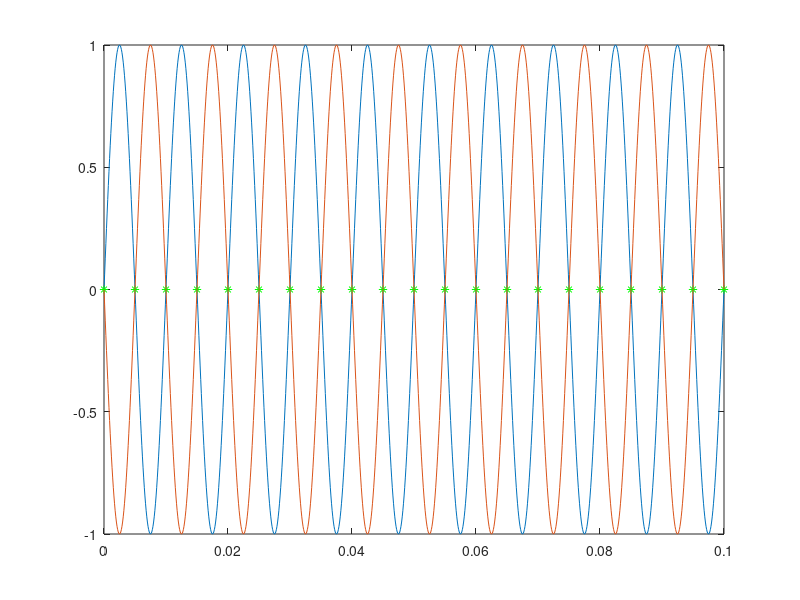
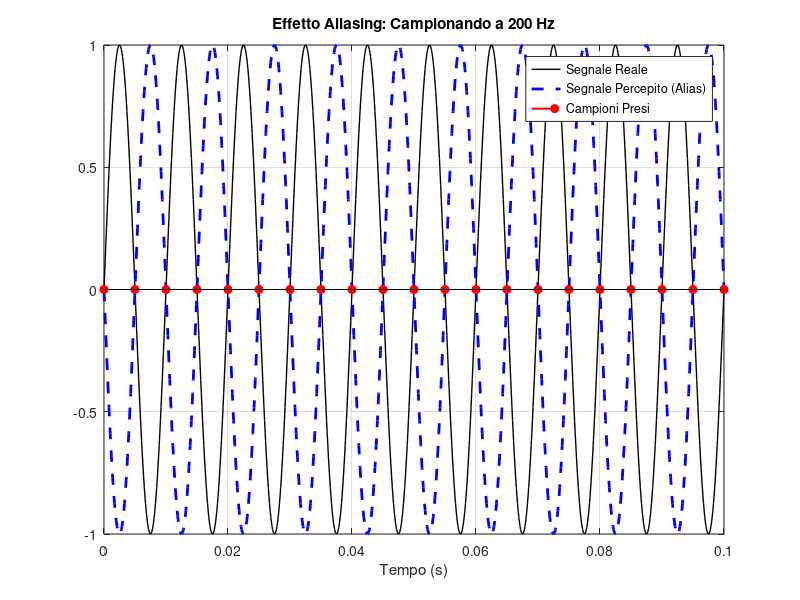

The MATLAB script that drew these images, in order:
% --- Parametri ---
f_reale = 100;        % Il segnale originale
fs = 200;       % Frequenza di campionamento 
f_alias = abs(fs - f_reale); % La frequenza di aliasing

% --- 1. La Realtà (Analogica) ---
% Usiamo una fs altissima solo per disegnare la linea curva "vera"
fs_alta = 10000;
t_reale = 0:1/fs_alta:0.1; 
y_reale = sin(2*pi*f_reale*t_reale);
figure, plot(t_reale,y_reale)

% --- 2. Il Campionamento ---
t_camp = 0:1/fs:0.1;
y_camp = sin(2*pi*f_reale*t_camp); % Campioniamo il segnale da 100Hz
hold on, plot(t_camp,y_camp,'g*')

% --- 3. L'Illusione (L'Alias) ---
% Costruiamo un segnale a 50 Hz per vedere se passa per gli stessi punti.
% Nota: Mettiamo un meno davanti al seno perché l'aliasing a volte inverte la fase!
y_alias = -sin(2*pi*f_alias*t_reale); 
hold on,
plot(t_reale,y_alias)

% --- Grafico ---
figure;
plot(t_reale, y_reale, 'k', 'LineWidth', 1); hold on; % Grigio
plot(t_reale, y_alias, 'b--', 'LineWidth', 2);        % Blu tratteggiato
stem(t_camp, y_camp, 'r', 'filled', 'LineWidth', 1.5);  % Punti Rossi
legend('Segnale Reale', 'Segnale Percepito (Alias)', 'Campioni Presi');
title(['Effetto Aliasing: Campionando a ', num2str(fs), ' Hz']);
xlabel('Tempo (s)'); grid on;
